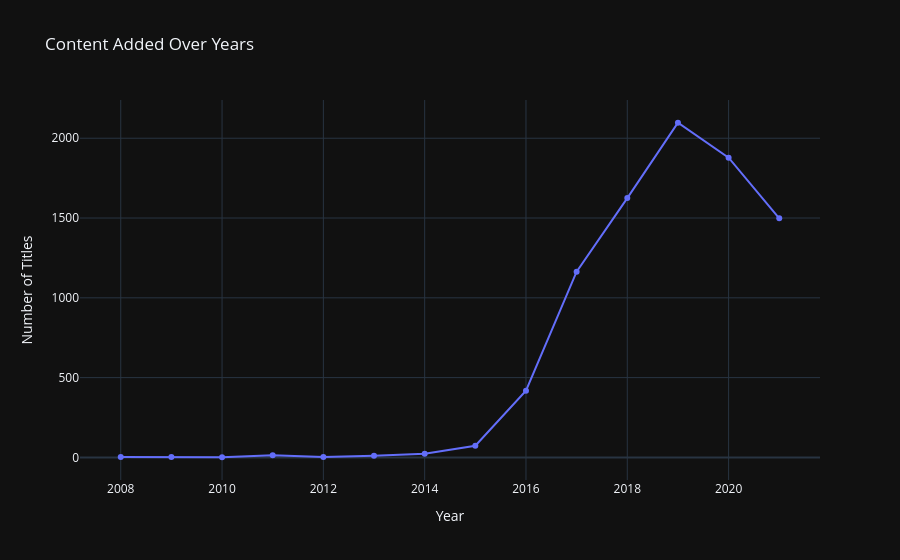

Notebook code for this chart:
### Code cell
# Trend over time
# added_trend = df.groupby("added_year").size().reset_index(name="count").sort_values("added_year")
# plt.figure(figsize=(12, 5))
# sns.lineplot(data=added_trend, x="added_year", y="count", marker="o")
# plt.title("Content Added Over Years")
# plt.show()

added_trends=df.groupby("added_year").size().reset_index(name="Count")
Fig=px.line(added_trends,x="added_year",y="Count",title="Content Added Over Years",
            labels={"added_year":"Year","Count":"Number of Titles"},markers=True)
Fig.update_layout(template="plotly_dark")
Fig.show()

### Figure 1 — Plotly figure (JSON) as saved in the notebook; plotly's stock layout.template omitted (floating-point values rounded to 4 significant figures)
{"data": [{"hovertemplate": "Year=%{x}<br>Number of Titles=%{y}<extra></extra>", "legendgroup": "", "line": {"color": "#636efa", "dash": "solid"}, "marker": {"symbol": "circle"}, "mode": "lines+markers", "name": "", "orientation": "v", "showlegend": false, "type": "scatter", "x": [2008.0, 2009.0, 2010.0, 2011.0, 2012.0, 2013.0, 2014.0, 2015.0, 2016.0, 2017.0, 2018.0, 2019.0, 2020.0, 2021.0], "xaxis": "x", "y": [2, 2, 1, 13, 3, 10, 23, 73, 418, 1164, 1625, 2097, 1878, 1498], "yaxis": "y"}], "layout": {"legend": {"tracegroupgap": 0}, "title": {"text": "Content Added Over Years"}, "xaxis": {"anchor": "y", "domain": [0, 1], "title": {"text": "Year"}}, "yaxis": {"anchor": "x", "domain": [0, 1], "title": {"text": "Number of Titles"}}}}
